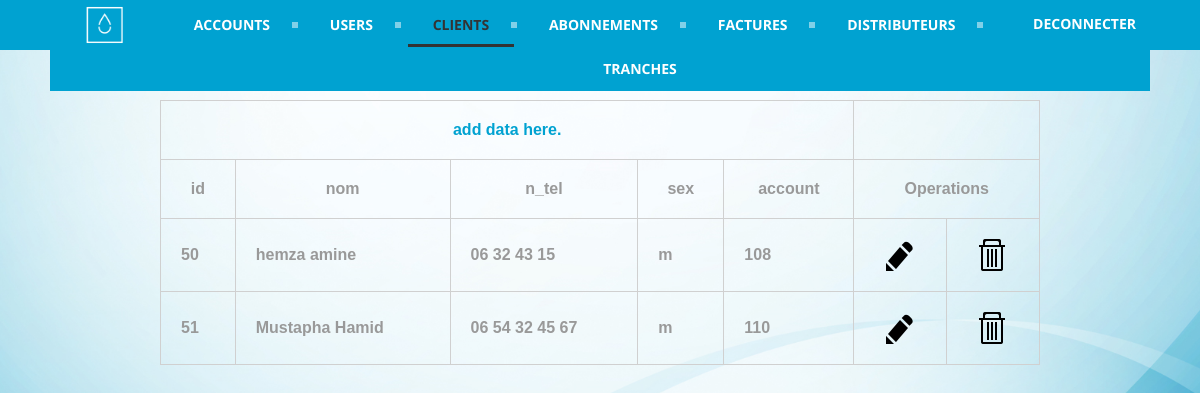
Page /admin/client/index.php (signed in) on the committed database.
### tables this page shows
CREATE TABLE `client` (
  `idClient` int(255) NOT NULL,
  `nom` varchar(45) DEFAULT NULL,
  `n_tel` varchar(20) DEFAULT NULL,
  `sex` varchar(1) DEFAULT NULL,
  `account` int(255) DEFAULT NULL
);

### admin/client/index.php (the view, shortened to what this page needs)
<!DOCTYPE html PUBLIC "-//W3C//DTD XHTML 1.0 Transitional//EN" "http://www.w3.org/TR/xhtml1/DTD/xhtml1-transitional.dtd">
<html xmlns="http://www.w3.org/1999/xhtml">
<head>
<link rel="stylesheet" href="../../public/css/style.css" type="text/css" />
</head>
<body>
<center>
<div id="header">
 <div id="content">
    <div id='cssmenu'>
     <a href="../../"><img src="../../public/img/logo-white.png" style="width: 50px; height: 50px; float: left; margin-left: 30px" /></a>
    <form id='logout' action='../../logout-submit.php' method='post' accept-charset='UTF-8'>
          <input type="submit" class="login-button" value="Deconnecter"></input>
        </form>
        <ul>
              <li><a href=" ../account"><span>Accounts</span></a></li>
              <li><a href="../user/"><span>Users</span></a></li>
              <li class="active"><a href= "#"><span>Clients</span></a></li>
              <li><a href="../abonnement"><span>Abonnements</span></a></li>
              <li><a href="../facture/"><span>Factures</span></a></li>
              <li><a href="../distributeur/"><span>Distributeurs</span></a></li>
              <li class='last'><a href="../tranche/"><span>Tranches</span></a></li>
        </ul>
    </div>
    </div>
</div>
<div id="body">
 <div id="content">
    <table align="center">
    <tr>
    <th colspan="5"><a href="add_data.php">add data here.</a></th>
    </tr>
    <th>id</th>
    <th>nom</th>
    <th>n_tel</th>
    <th>sex</th>
    <th>account</th>
    <th colspan="2">Operations</th>
    <?php
 $sql_query="SELECT * FROM client";
 $result_set=mysql_query($sql_query);
 while($row=mysql_fetch_row($result_set))
 {
  ?>
        <tr>
        <td><?php echo $row[0]; ?></td>
        <td><?php echo $row[1]; ?></td>
        <td><?php echo $row[2]; ?></td>
        <td><?php echo $row[3]; ?></td>
        <td><?php echo $row[4]; ?></td>
  <td align="center"><a href="javascript:edt_id('<?php echo $row[0]; ?>')"><img src="../../public/img/pen.png" align="EDIT" /></a></td>
        <td align="center"><a href="javascript:delete_id('<?php echo $row[0]; ?>')"><img src="../../public/img/trash.png" align="DELETE" /></a></td>
        </tr>
        <?php
 }
 ?>
    </table>
    </div>
</div>
</center>
</body>
</html>

### public/css/style.css (style rules this page uses)
* { margin:0; padding:0; }
html { margin:0; padding:0; background: url(../img/blue.PNG) no-repeat center fixed; -webkit-background-size: cover; background-size: cover; }
body { font-family:"Courier New", Courier, monospace; }
#header { width:100%; height:50px; background:#00a2d1; color:#f9f9f9; font-family:"Lucida Sans Unicode", "Lucida Grande", sans-serif; font-size:35px; text-align:center; }
#header a { color:#fff; text-decoration:blink; }
#body { margin-top:50px; }
#content { padding-left: 50px; padding-right: 50px; }
table { width:80%; font-family:Tahoma, Geneva, sans-serif; font-weight:bolder; color:#999; margin-bottom:80px; }
table a { text-decoration:none; color:#00a2d1; }
table,td,th { border-collapse:collapse; border:solid #d0d0d0 1px; padding:20px; }
#cssmenu { background: #00a2d1; width: auto; }
#cssmenu ul { list-style: none; margin: 0; padding: 0; line-height: 1; display: block; zoom: 1; }
#cssmenu ul:after { content: " "; display: block; font-size: 0; height: 0; clear: both; visibility: hidden; }
#cssmenu ul li { display: inline-block; padding: 0; margin: 0; }
#cssmenu ul li a { color: #ffffff; text-decoration: none; display: block; padding: 15px 25px; font-family: 'Open Sans', sans-serif; font-weight: 700; text-transform: uppercase; font-size: 14px; position: relative; -webkit-transition: color .25s; -moz-transition: color .25s; -ms-transition: color .25s; -o-transition: color .25s; transition: color .25s; }
#cssmenu ul li a:after { content: ""; display: block; position: absolute; right: -3px; top: 19px; height: 6px; width: 6px; background: #ffffff; opacity: .5; }
#cssmenu ul li a:before { content: ""; display: block; position: absolute; left: 0; bottom: 0; height: 3px; width: 0; background: #333333; -webkit-transition: width .25s; -moz-transition: width .25s; -ms-transition: width .25s; -o-transition: width .25s; transition: width .25s; }
#cssmenu ul li.last > a:after, #cssmenu ul li:last-child > a:after { display: none; }
#cssmenu ul li.active a { color: #333333; }
#cssmenu ul li.active a:before { width: 100%; }
.login-button { float: right; padding: 14px; background-color: Transparent; background-repeat: no-repeat; border: none; cursor: pointer; overflow: hidden; outline: none; font-family: 'Open Sans', sans-serif; font-weight: 700; text-transform: uppercase; font-size: 14px; color: white; }

### rows in the picture
client: idClient "50", nom "hemza amine", n_tel "06 32 43 15", sex "m", account "108"
client: idClient "51", nom "Mustapha Hamid", n_tel "06 54 32 45 67", sex "m", account "110"
